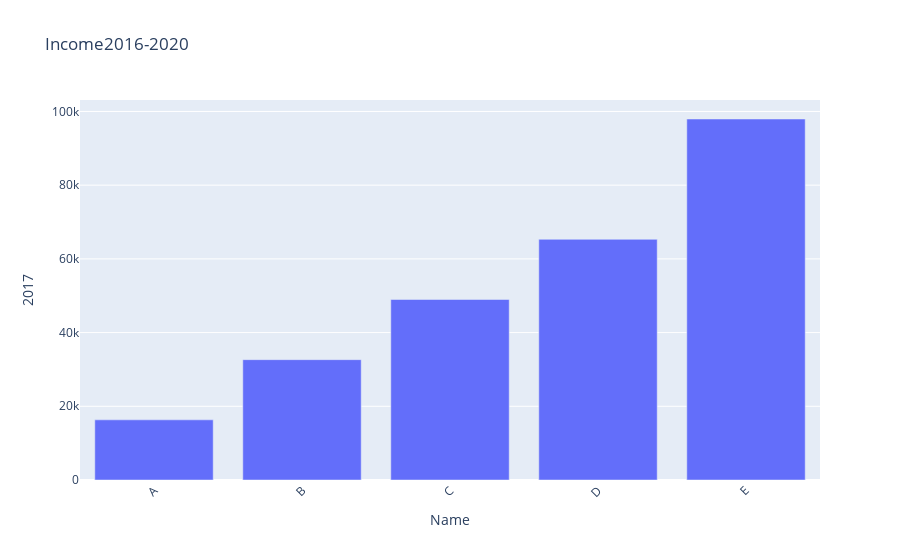

Here is the notebook cell this chart was saved with:
### Code cell
fig = px.bar(df, x=df.index,y=2017,labels={'x':'Name'},title='Income2016-2020')
fig.update_layout(xaxis_tickangle = -45)
fig.show()

### Figure 1 — Plotly figure (JSON) as saved in the notebook; plotly's stock layout.template omitted (floating-point values rounded to 4 significant figures)
{"data": [{"alignmentgroup": "True", "hoverlabel": {"namelength": 0}, "hovertemplate": "Name=%{x}<br>2017=%{y}", "legendgroup": "", "marker": {"color": "#636efa"}, "name": "", "offsetgroup": "", "orientation": "v", "showlegend": false, "textposition": "auto", "type": "bar", "x": ["A", "B", "C", "D", "E"], "xaxis": "x", "y": [16330.0, 32650.0, 48980.0, 65300.0, 97960.0], "yaxis": "y"}], "layout": {"barmode": "relative", "legend": {"tracegroupgap": 0}, "title": {"text": "Income2016-2020"}, "xaxis": {"anchor": "y", "domain": [0, 1], "tickangle": -45, "title": {"text": "Name"}}, "yaxis": {"anchor": "x", "domain": [0, 1], "title": {"text": "2017"}}}}
